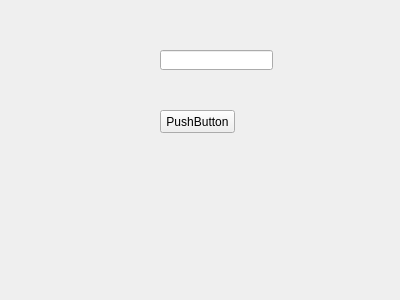
<?xml version="1.0" encoding="UTF-8"?>
<ui version="4.0">
 <class>MainWindow</class>
 <widget class="QMainWindow" name="MainWindow">
  <property name="geometry">
   <rect>
    <x>0</x>
    <y>0</y>
    <width>400</width>
    <height>300</height>
   </rect>
  </property>
  <property name="windowTitle">
   <string>MainWindow</string>
  </property>
  <widget class="QWidget" name="centralWidget">
   <widget class="QLineEdit" name="lineEdit">
    <property name="geometry">
     <rect>
      <x>160</x>
      <y>50</y>
      <width>113</width>
      <height>20</height>
     </rect>
    </property>
   </widget>
   <widget class="QPushButton" name="pushButton">
    <property name="geometry">
     <rect>
      <x>160</x>
      <y>110</y>
      <width>75</width>
      <height>23</height>
     </rect>
    </property>
    <property name="text">
     <string>PushButton</string>
    </property>
   </widget>
  </widget>
 </widget>
 <layoutdefault spacing="6" margin="11"/>
 <resources/>
 <connections/>
</ui>
